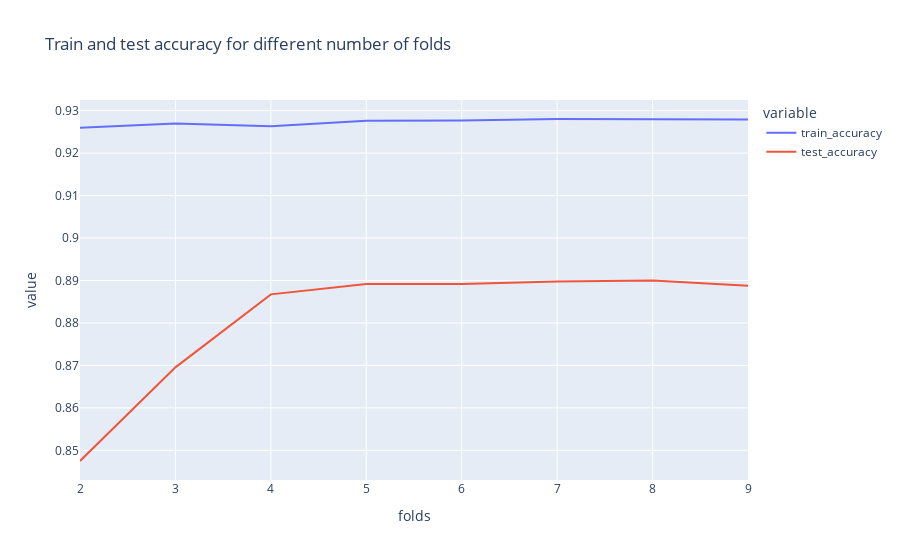

Write notebook code for a chart like this one.
### Code cell
import plotly.express as px

best_params = clf.best_params_

# build model
etc = SVC(**best_params)

# run with 1 to 10 fold cv and plot the train and test accuracy for each
from sklearn.model_selection import cross_validate

all_scores = []

for cv in range(2, 10):
    scores = cross_validate(etc, X, y, cv=cv, scoring="accuracy", return_train_score=True)
    print(f"CV = {cv}:\n\tTrain accuracy = {round(scores['train_score'].mean(), 2)}\n\tTest accuracy = {round(scores['test_score'].mean(), 2)}")
    all_scores.append({
        "folds": cv,
        "train_accuracy": scores["train_score"].mean(),
        "test_accuracy": scores["test_score"].mean()
    })


# plot the results
all_scores_df = pd.DataFrame.from_dict(all_scores)
px.line(all_scores_df, x="folds", y=["train_accuracy", "test_accuracy"], title="Train and test accuracy for different number of folds")

### Figure 1 — Plotly figure (JSON) as saved in the notebook; plotly's stock layout.template omitted (floating-point values rounded to 4 significant figures)
{"data": [{"hovertemplate": "variable=train_accuracy<br>folds=%{x}<br>value=%{y}<extra></extra>", "legendgroup": "train_accuracy", "line": {"color": "#636efa", "dash": "solid"}, "marker": {"symbol": "circle"}, "mode": "lines", "name": "train_accuracy", "orientation": "v", "showlegend": true, "type": "scatter", "x": [2, 3, 4, 5, 6, 7, 8, 9], "xaxis": "x", "y": [0.926, 0.927, 0.9263, 0.9276, 0.9277, 0.928, 0.928, 0.9279], "yaxis": "y"}, {"hovertemplate": "variable=test_accuracy<br>folds=%{x}<br>value=%{y}<extra></extra>", "legendgroup": "test_accuracy", "line": {"color": "#EF553B", "dash": "solid"}, "marker": {"symbol": "circle"}, "mode": "lines", "name": "test_accuracy", "orientation": "v", "showlegend": true, "type": "scatter", "x": [2, 3, 4, 5, 6, 7, 8, 9], "xaxis": "x", "y": [0.8475, 0.8695, 0.8867, 0.8892, 0.8892, 0.8898, 0.89, 0.8888], "yaxis": "y"}], "layout": {"legend": {"title": {"text": "variable"}, "tracegroupgap": 0}, "title": {"text": "Train and test accuracy for different number of folds"}, "xaxis": {"anchor": "y", "domain": [0, 1], "title": {"text": "folds"}}, "yaxis": {"anchor": "x", "domain": [0, 1], "title": {"text": "value"}}}}
